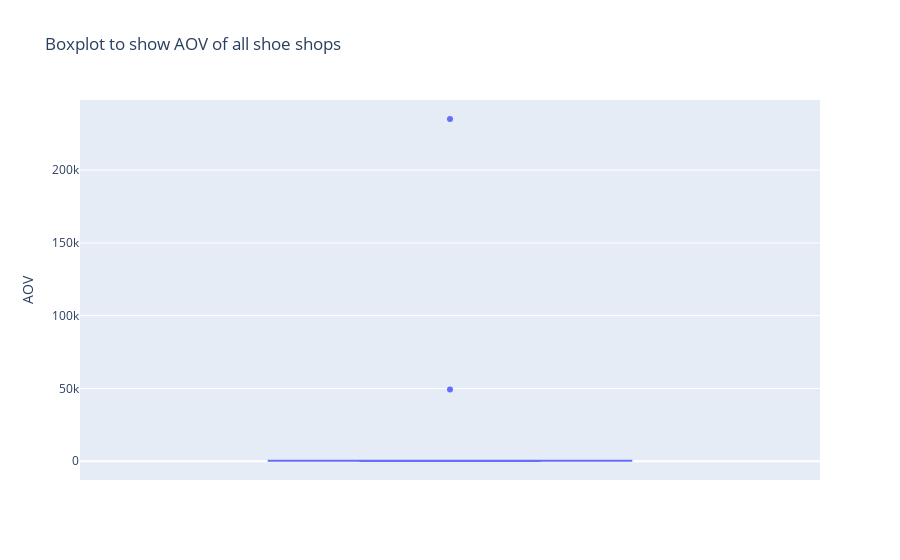

Notebook code cell kept with this figure:
### Markdown cell above
### Data Visualiation of the results

### Code cell
#From the box plot of all AOV values

fig = px.box(final_AOV, y="AOV", title = "Boxplot to show AOV of all shoe shops")
fig.show()

### Figure 1 — Plotly figure (JSON) as saved in the notebook; plotly's stock layout.template omitted (floating-point values rounded to 4 significant figures)
{"data": [{"alignmentgroup": "True", "hoverlabel": {"namelength": 0}, "hovertemplate": "AOV=%{y}", "legendgroup": "", "marker": {"color": "#636efa"}, "name": "", "notched": false, "offsetgroup": "", "orientation": "v", "showlegend": false, "type": "box", "x0": " ", "xaxis": "x", "y": [308.8, 174.3, 305.2, 258.5, 290.3, 383.5, 218, 241.0, 234, 332.3, 356.7, 352.7, 345.4, 242, 308.9, 270.1, 332.1, 342.6, 320.9, 251.6, 308.7, 273.8, 317.7, 320.7, 232.9, 341.2, 334.9, 320.4, 331.6, 295.1, 269.0, 190.0, 376.3, 234.2, 328, 254.8, 340.2, 390.9, 268, 295.2, 254, 235100.0, 333.9, 262.2, 269.3, 347.4, 259.1, 242.8, 279.9, 403.5, 361.8, 316.9, 214.1, 276.6, 327.8, 218.2, 296.8, 254.9, 359.0, 350.2, 344.4, 308.8, 265.0, 272.2, 330.8, 312.9, 272.6, 254.6, 264.2, 343.1, 323.0, 309.6, 335.7, 306, 240.8, 321.1, 280.8, 49210.0, 328.5, 299.7, 384, 349.8, 248.8, 342.3, 329.3, 277.5, 292.3, 355.5, 379.1, 403.2, 325.9, 162.9, 214.5, 297.8, 318.8, 330, 324, 245.4, 339.4, 213.7], "y0": " ", "yaxis": "y"}], "layout": {"boxmode": "group", "legend": {"tracegroupgap": 0}, "title": {"text": "Boxplot to show AOV of all shoe shops"}, "xaxis": {"anchor": "y", "domain": [0, 1]}, "yaxis": {"anchor": "x", "domain": [0, 1], "title": {"text": "AOV"}}}}
